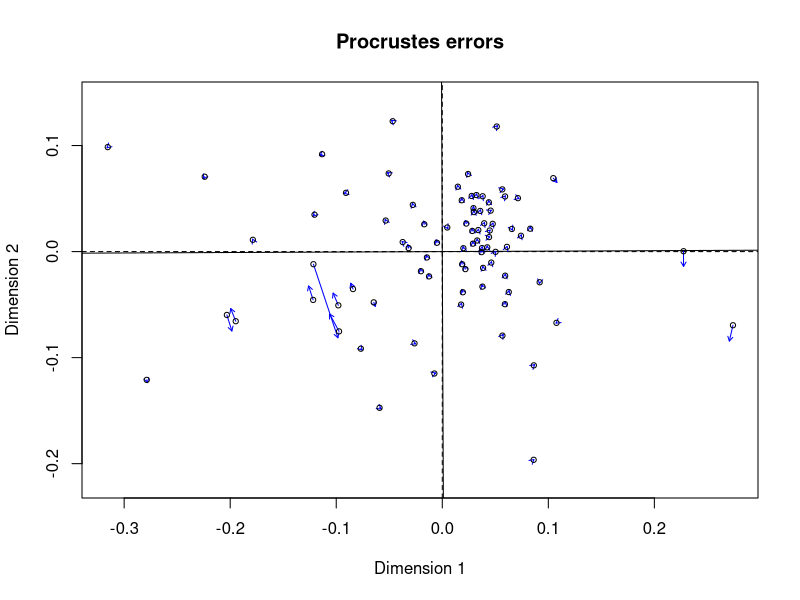
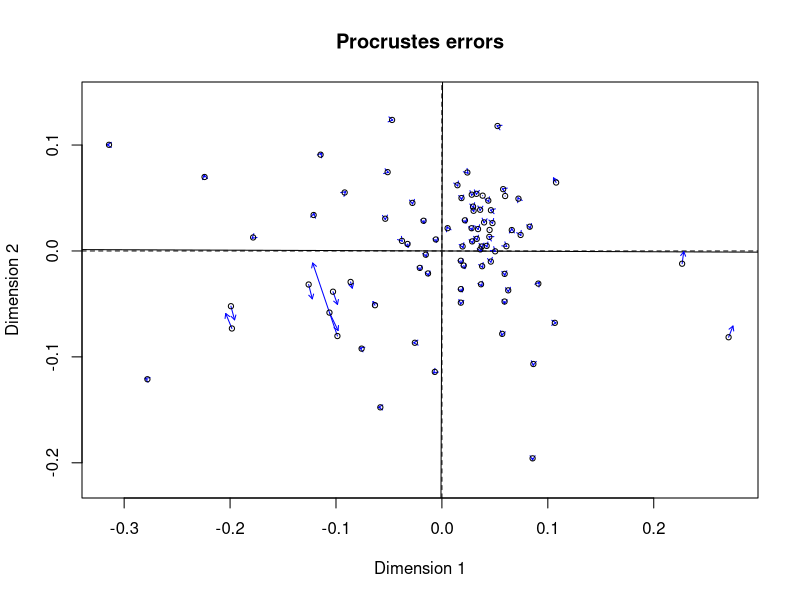
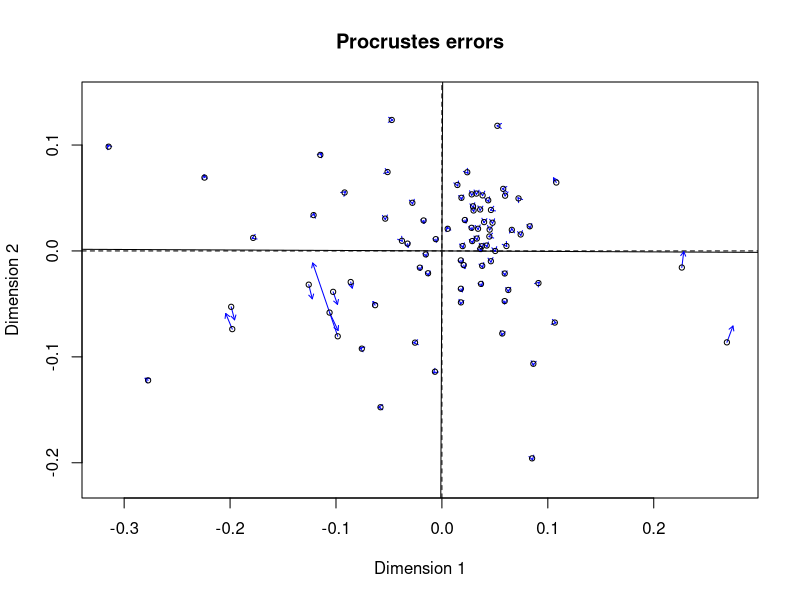
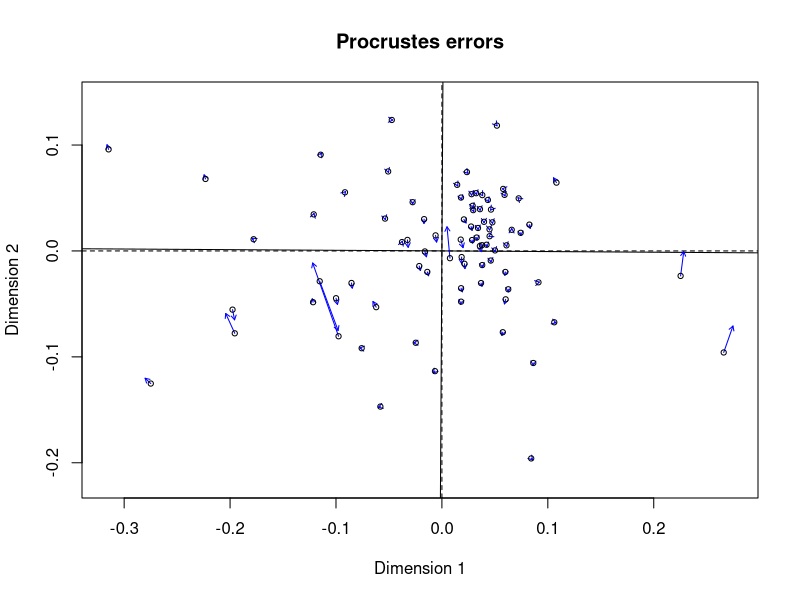
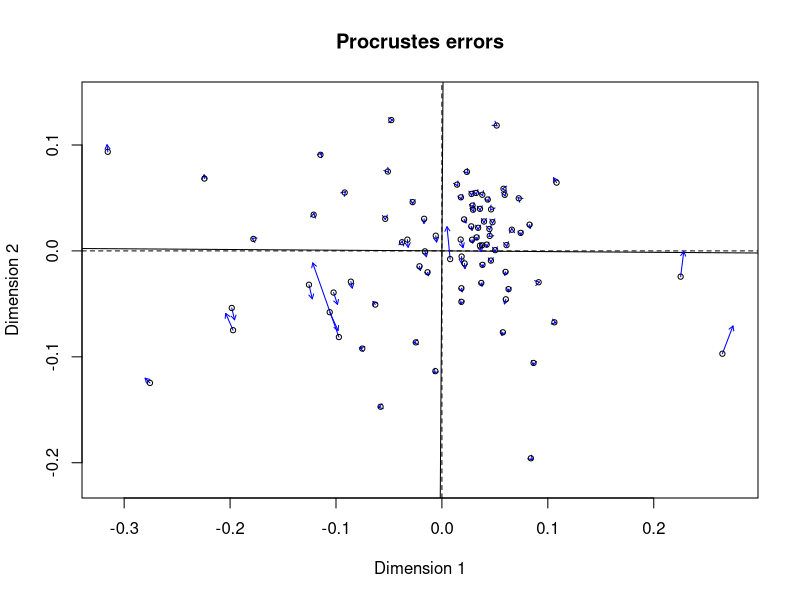
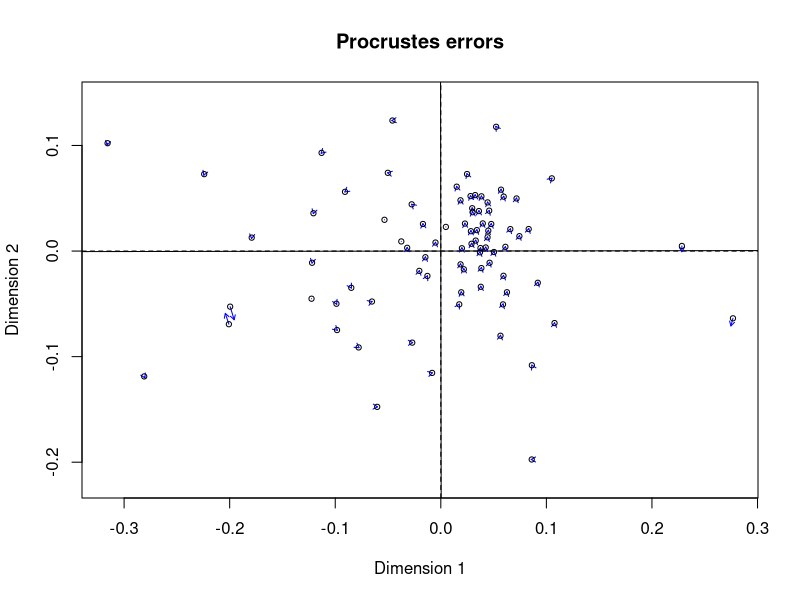
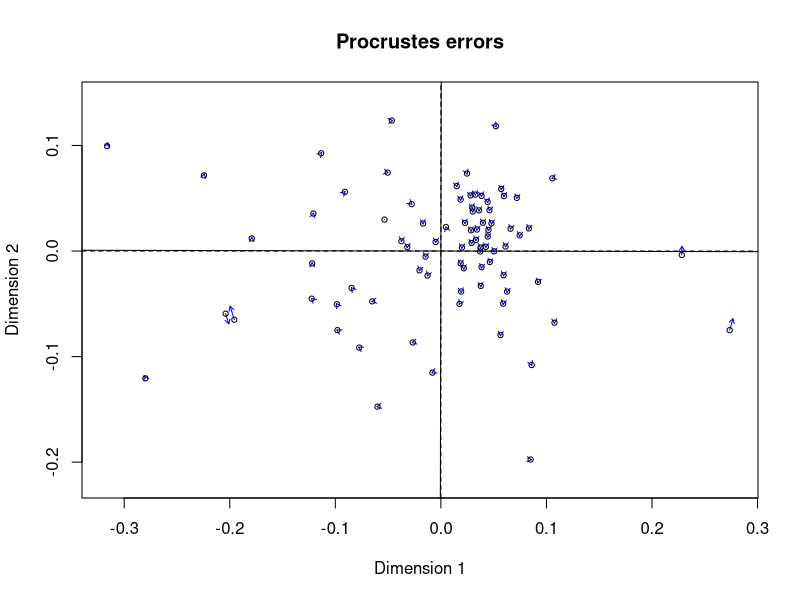
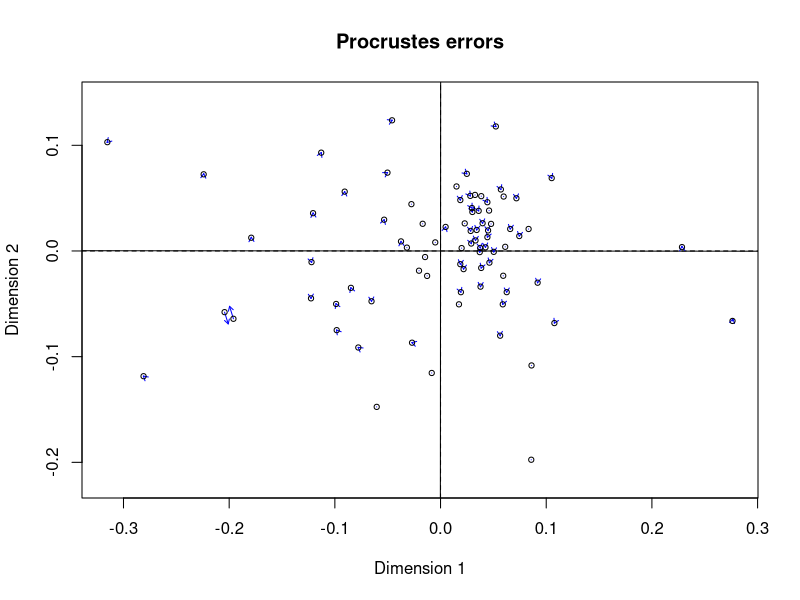

Generate these figures, in order, with R:
#### Housekeeping ####
setwd("~/Documents/GitHub/Imperial-Molyneaux/COVID-BAL-OralRinse/Unfiltered/Genus/")

#### Download libraries ####
#install.packages("dplyr")
library("dplyr")
#install.packages("tidyverse")
library("tidyverse")
#install.packages("ggplot2")
library("ggplot2")
#install.packages("reshape2")
library("reshape2")
#install.paclages("vegan")
library("vegan")
#install.packages("rstatix")
library("rstatix")


# Read in the saved csv file from previously
normalised_data <- read.csv("Genus-normalised-unfiltered-metadata.csv") %>%
  filter(!Status == "control") #remove controls

abundance_table <- normalised_data %>%
  select(5:ncol(normalised_data)) # Only select the reads
rowSums(abundance_table) #check if in percentages
abundance_table <- abundance_table/rowSums(abundance_table)*100

metadata <- normalised_data %>%
  select(Sample.type:patient_ID) 
metadata$Sample.type <- as.factor(metadata$Sample.type)
metadata$Status <- as.factor(metadata$Status)
metadata$patient_ID <- as.factor(metadata$patient_ID)

adonis2(abundance_table ~ Status,
        data = metadata, permutations = 999, 
        method = "bray")

adonis2(abundance_table ~ Sample.type, 
        data = metadata, permutations = 999,
        method = "bray")

# Does status influence sample type
adonis2(abundance_table ~ Status + Sample.type + Status*Sample.type,
        data = metadata, permutations = 999,
        method = "bray")

nmds_calc = metaMDS(abundance_table, distance =  "bray", k = 2, 
                    plot = TRUE,
                    try = 100,
                    engine = "monoMDS")

# adding columns from data set to put it into context
data.scores = as.data.frame(scores(nmds_calc)$sites)

plot.data <- cbind(metadata, data.scores)

# Plot using ggplot2
ggplot(data = plot.data, aes(x = NMDS1, y = NMDS2)) + 
  geom_point(aes(colour = Sample.type, shape = Status, fill = Sample.type),
             size = 3) + 
  stat_ellipse(aes(colour = Sample.type)) +
  # scale_"" is used to design the plot
  scale_fill_manual(values = c("white", "white", "white")) + 
  scale_colour_manual(values = c("deepskyblue3", "hotpink3", "darkgreen")) + 
  scale_shape_manual(values = c(1, 16)) +
  labs(title = "NMDS by Genus of unfiltered taxa",
       subtitle = "PERMANOVA . ~ Sample-type p=0.001, .~Status p=0.02") +
  theme(#Set the title font size
    plot.title = element_text(size=10),
    plot.subtitle = element_text(size=8),
    #Set the legend title position
    legend.position = "bottom",
    #Set the legend title font size
    legend.title = element_text(size=8),
    #Define the size of the legend text and make it italic
    legend.text = element_text(size=8,
                               face = "italic"),
    #Remove the grey background from the legend
    legend.background = element_blank(),
    #Remove the box from the legend
    legend.key = element_blank(),
    #Remove the grey background
    panel.background = element_blank(),
    #Remove the plot border
    panel.border = element_blank(),
    #Remove the major plot grid lines
    panel.grid.major = element_blank(),
    #Remove the minor plot grid lines
    panel.grid.minor = element_blank(),
    #Change orientation of x axis labels
    axis.text.x = element_text(angle=90,
                               hjust=0,
                               vjust=0.5, # "justifying" text
                               size=8),
    axis.title.x = element_text(size=8),
    #Define the axis title text size
    axis.title = element_text(size=8),
    #Define the axis label text size
    axis.text.y = element_text(size=8),
    #Add back the x and y axis lines and define thickness (size), line type, and color
    axis.line = element_line(size = 0.5,
                             linetype = "solid",
                             colour = 
                               "black"),
    #Set the aspect ratio of the plot
    aspect.ratio = 1)

ggsave("NMDS by Genus- unfiltered.pdf", width = 200, height = 200, units = c("mm"), dpi = 400)
